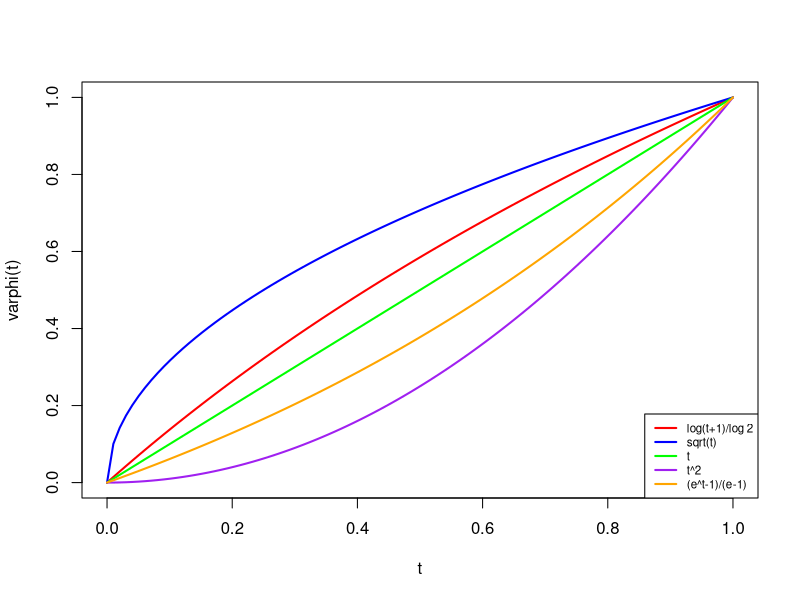
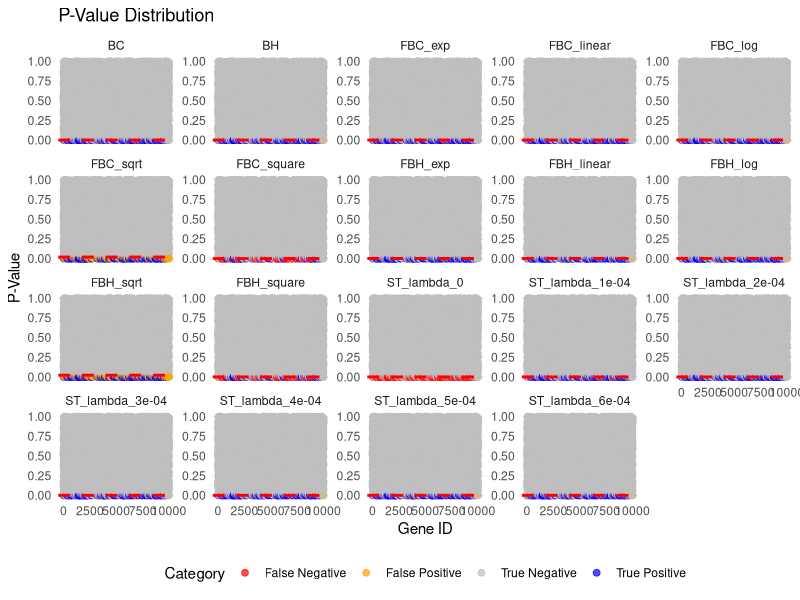
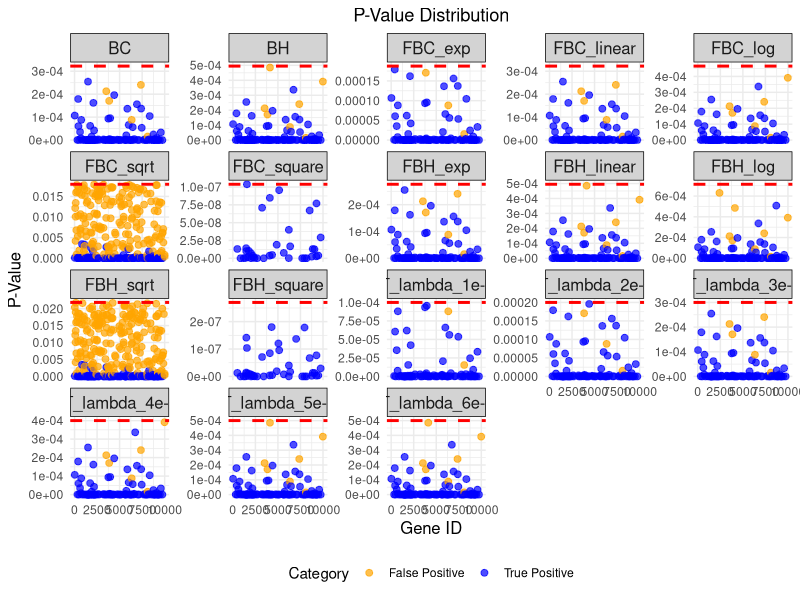
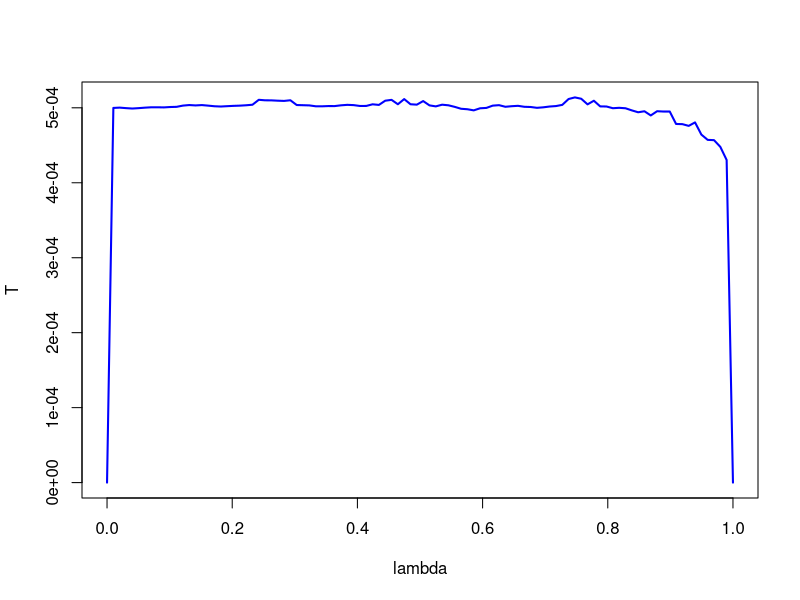

Here is the R script that generated these plots, in order:
# This code is part of the final project for 2024 Fall STAT 689. 
# You are free to use, modify, and distribute this code with proper attribution.
# For questions or feedback, please contact: chaoan@tamu.edu


# Load necessary packages
if (!requireNamespace("nloptr")) install.packages("nloptr")
library(nloptr)
if (!requireNamespace("tidyverse")) install.packages("tidyverse")
library(tidyverse)

# Parameter settings
set.seed(123)
n_genes <- 10000       # Number of genes
prop_effect <- 0.01    # Proportion of truly significant genes
alpha <- 0.05         # FDR threshold
reward <- 0.05        

# Construct hypotheses (H₀ and H₁)
true_effect <- sample(c(TRUE, FALSE), n_genes, replace = TRUE, prob = c(prop_effect, 1 - prop_effect))

# Simulated data
# - For H₀ (null hypothesis), generate test statistics that follow a standard normal distribution
# - For H₁ (alternative hypothesis), generate test statistics with a shift in the mean (e.g., mean = 2)
z_scores <- ifelse(true_effect, rnorm(n_genes, mean = 5, sd = 1), rnorm(n_genes, mean = 0, sd = 1))

# Convert z-scores to p-values
p_values <- 2 * (1 - pnorm(abs(z_scores)))

# Use the Benjamini-Hochberg method to adjust p-values
#adjusted_p_values <- p.adjust(p_values, method = "BH")

# Reject score function
RejectScore <- function(false_positive,true_positive) {
  RS =1/(1+exp(false_positive * (1 - reward)- true_positive * reward )) 
  return(RS)
}

# All methods and parameters
methods <- c("BH", "BC", "FBC", "FBH", "ST")
function_types <- c("log", "sqrt", "linear", "square", "exp")
lambdas <- seq(0, 0.0006, by = 0.0001)

# Define the custom function phi
Flexfunction <- function(function_type, x) {
  if (function_type == "log") {
    return(log(x + 1) / log(2))  # log(x+1)/(log(2))
  } else if (function_type == "sqrt") {
    return(sqrt(x))  # sqrt(x)
  } else if (function_type == "linear") {
    return(x)  # x
  } else if (function_type == "square") {
    return(x^2)  # x^2
  } else if (function_type == "exp") {
    return((exp(x) - 1) / (exp(1) - 1))  # (e^x-1)/(e-1)
  } else {
    stop("Invalid type")
  }
}

# Set range of x values
x <- seq(0, 1, length.out = 100)

# Calculate the values of each function
y1 <- sapply(x, function(x) Flexfunction("log", x))
y2 <- sapply(x, function(x) Flexfunction("sqrt", x))
y3 <- sapply(x, function(x) Flexfunction("linear", x))
y4 <- sapply(x, function(x) Flexfunction("square", x))
y5 <- sapply(x, function(x) Flexfunction("exp", x))

# Plot the functions
plot(x, y1, type = "l", col = "red", lwd = 2, ylim = c(0, 1),
     xlab = "t", ylab = "varphi(t)",)
lines(x, y2, col = "blue", lwd = 2)
lines(x, y3, col = "green", lwd = 2)
lines(x, y4, col = "purple", lwd = 2)
lines(x, y5, col = "orange", lwd = 2)
# Add a legend
legend("bottomright", 
       legend = c("log(t+1)/log 2", "sqrt(t)", "t", "t^2", "(e^t-1)/(e-1)"),
       col = c("red", "blue", "green", "purple", "orange"), 
       lwd = 2, 
       cex = 0.7)

# Calculate R_(t)
# Modified Reject function
Reject <- function(t, method, function_type = NULL) {
  if (method == "BC" || method == "BH"||method == "ST") {
    R <- sum(p_values <= t)
  } else if (method == "FBC" || method == "FBH") {
    phi <- Flexfunction(function_type, p_values)
    R <- sum(phi <= t)
  }
  return(R)
}

# Null proportion function
Npropo <- function(lambda) {
  Np = (1 + n_genes - Reject(lambda, "ST")) / ((1 - lambda) * n_genes)
  return(Np)
}

# Calculate m_(t)
m_t <- function(t, method, function_type = NULL, lambda = NULL) {
  if (method == "BH") {
    m = n_genes * t
  } else if (method == "BC") {
    m = 1 + sum(p_values >= 1 - t)
  } else if (method == "FBH") {
    target_function <- function(p) {
      return(Flexfunction(function_type, p) - t)
    }
    ur = uniroot(target_function, interval = c(0, 1))
    m = n_genes * ur$root
  } else if (method == "FBC") {
    phi <- Flexfunction(function_type, 1 - p_values)
    m = 1 + sum(phi <= t)
  } else if (method == "ST") {
    m = n_genes * Npropo(lambda) * t
  }
  return(m)
}

# Calculate threshold T
threshold <- function(alpha, method, function_type = NULL, lambda = NULL) {
  # Define interval D
  if (method == "ST") {
    D <- lambda
  } else if (method == "FBH" || method == "BH") {
    D <- 1
  } else {
    D <- 0.5
  }
  
  # Define constraint function
  resctrict_function <- function(t) {
    method_t <- m_t(t, method, function_type = function_type, lambda = lambda)
    reject_t <- Reject(t, method, function_type = function_type)
    return(method_t / max(1, reject_t) - alpha)
  }
  
  # Define objective function
  target_function <- function(t) {
    if (t < 0 || t > D || is.na(resctrict_function(t)) || resctrict_function(t) >= 0) {
      return(1e6) # Penalty value
    } else {
      return(-t) # Maximize t
    }
  }
  
  # Use nloptr for optimization
  op <- nloptr::nloptr(
    x0 = 0, # Starting point
    eval_f = target_function,
    lb = 0, # Lower bound
    ub = D, # Upper bound
    opts = list("algorithm" = "NLOPT_LN_COBYLA", "xtol_rel" = 1e-20)
  )
  
  # Check optimization result
  if (op$objective >= 1e6) {
    T <- 0 # If objective function value is too high, return 0
  } else {
    T <- -op$objective # Reverse to positive value
  }
  
  return(T)
}


# Output results table
results_base <- tibble(
  Gene_ID = 1:n_genes,
  True_Effect = true_effect,
  Z_Score = z_scores,
  P_Value = p_values
)
all_results <- list()
significants <- list()

# Calculate performance metrics
calculate_performance <- function(results, T) {
  true_positive <- sum(results$Significant & results$True_Effect)   # Correct discoveries
  false_positive <- sum(results$Significant & !results$True_Effect) # Incorrect discoveries
  false_negative <- sum(!results$Significant & results$True_Effect) # Undetected true signals
  true_negative <- sum(!results$Significant & !results$True_Effect) # Correct rejections
  
  # FDR (False Discovery Rate) = FP / (FP + TP)
  fdr <- false_positive / (max(0,false_positive + true_positive))
  find_power <- true_positive / (true_positive + false_negative) # Statistical power
  Reject_Rate <-(false_positive + true_positive)/n_genes
  RejectS=RejectScore(false_positive,true_positive)
  # Return performance metrics
  performance <- tibble(
    Metric = c("True Positive", "False Positive", "True Negative", "False Negative", "Threshold","Reject Rate","Reject Score", "FDR", "Finding Power"),
    Value = c(true_positive, false_positive, true_negative, false_negative, T,Reject_Rate, RejectS,fdr, find_power)
  )
  
  return(performance)
}

# Loop for method determination
for (method in methods) {
  if (method == "ST") {
    for (lambda in lambdas) {
      threshold_value <- threshold(alpha, method, lambda = lambda)
      significant <- p_values <= threshold_value
      significants[[paste(method, "lambda", lambda, sep = "_")]] <- significant
      results <- bind_cols(results_base, tibble(
        Threshold_T = threshold_value,
        Significant = significant))
      performance <- calculate_performance(results, threshold_value)
      all_results[[paste(method, "lambda", lambda, sep = "_")]] <- list(
        results = results,
        performance = performance
      )
    }
  } else if (method == "FBC" | method == "FBH") {
    for (function_type in function_types) {
      threshold_value <- threshold(alpha, method, function_type = function_type)
      significant <- p_values <= threshold_value
      significants[[paste(method, function_type, sep = "_")]] <- significant
      results <- bind_cols(results_base, tibble(
        Threshold_T = threshold_value,
        Significant = significant
      ))
      
      # Calculate performance metrics
      performance <- calculate_performance(results, threshold_value)
      
      # Save to results table
      all_results[[paste(method, function_type, sep = "_")]] <- list(
        results = results,
        performance = performance)
    }
  } else {
    threshold_value <- threshold(alpha, method)
    significant <- p_values <= threshold_value
    significants[[method]] <- significant
    results <- bind_cols(results_base, tibble(
      Threshold_T = threshold_value,
      Significant = significant
    ))
    
    # Calculate performance metrics
    performance <- calculate_performance(results, threshold_value)
    
    # Save to results table
    all_results[[method]] <- list(
      results = results,
      performance = performance
    )
  }
}

# Print all method results and performance metrics
for (result_key in names(all_results)) {
  cat("Method:", result_key, "\n")
  print(all_results[[result_key]]$results)
  print(all_results[[result_key]]$performance)
  cat("\n\n")
}

# Visualize the results
# Count the categorized results by method and add method name to the data frame
category_summary_all <- bind_rows(
  lapply(names(all_results), function(result_key) {
    # Extract the threshold value for the current method
    threshold_value <- all_results[[result_key]]$results$Threshold_T[1]  # Assuming the threshold value is the same for all rows in the method
    
    all_results[[result_key]]$results %>%
      mutate(Method = result_key,  # Use result_key as method name
             Threshold_T = threshold_value) %>%  # Add Threshold_T column
      mutate(
        Category = case_when(
          Significant & True_Effect ~ "True Positive",
          Significant & !True_Effect ~ "False Positive",
          !Significant & True_Effect ~ "False Negative",
          !Significant & !True_Effect ~ "True Negative"
        )
      ) %>%
      count(Method, Category, Threshold_T)  # Count by method, category, and threshold
  })
)

# Calculate FDR and add it to the table
category_summary_table <- category_summary_all %>%
  pivot_wider(names_from = Category, values_from = n, values_fill = 0) %>%
  mutate(
    FDR = `False Positive` / max(1,(`False Positive` + `True Positive`)),  # Calculate FDR
    Find_Power = `True Positive` / (`True Positive` + `False Negative`),  # Calculate Find Power
    Reject_Rate = (`False Positive` + `True Positive`) / n_genes,  # Calculate Reject Rate
    RejectS = RejectScore(`False Positive`, `True Positive`)  # Calculate Reject Score
  )

print(category_summary_table)

# Combine all results into a large data frame and add method column
visualization_data <- bind_rows(
  lapply(names(all_results), function(result_key) {
    all_results[[result_key]]$results %>%
      mutate(Method = result_key) %>%  # Use result_key as method name
      mutate(
        Category = case_when(
          Significant & True_Effect ~ "True Positive",
          Significant & !True_Effect ~ "False Positive",
          !Significant & True_Effect ~ "False Negative",
          !Significant & !True_Effect ~ "True Negative"
        )
      )
  })
)

# Create facet plot, facet by method
visualization_data %>%
  ggplot(aes(x = Gene_ID, y = P_Value, color = Category)) +
  geom_point(alpha = 0.7, size = 2) +
  geom_hline(aes(yintercept = Threshold_T), linetype = "dashed", color = "red", linewidth = 1) +
  scale_color_manual(
    values = c(
      "True Positive" = "blue",
      "False Positive" = "orange",
      "True Negative" = "gray",
      "False Negative" = "red"
    )
  ) +
  labs(
    title = "P-Value Distribution",
    x = "Gene ID",
    y = "P-Value",
    color = "Category"
  ) +
  theme_minimal() +
  theme(legend.position = "bottom") +
  facet_wrap(~ Method, scales = "free_y")  # Facet by method

# Filtered visualization
visualization_data %>%
  # Filter the part where P-Value is between 0 and Threshold_T
  filter(P_Value <= Threshold_T) %>%
  ggplot(aes(x = Gene_ID, y = P_Value, color = Category)) +
  geom_point(alpha = 0.7, size = 2) +
  geom_hline(aes(yintercept = Threshold_T), linetype = "dashed", color = "red", linewidth = 1) +
  scale_color_manual(
    values = c(
      "True Positive" = "blue",
      "False Positive" = "orange",
      "True Negative" = "gray",
      "False Negative" = "red"
    )
  ) +
  ggtitle("P-Value Distribution") +  # Add global title at the center of the plot
  labs(
    x = "Gene ID",
    y = "P-Value",
    color = "Category"
  ) +
  theme_minimal() +
  theme(
    legend.position = "bottom",
    axis.title.x = element_text(size = 12),  # x-axis title
    axis.title.y = element_text(size = 12),  # y-axis title
    strip.background = element_rect(fill = "lightgray", color = "black"),  # Facet label background
    strip.text = element_text(size = 12),  # Facet label font size
    plot.title = element_text(hjust = 0.5)  # Center the global title
  ) +
  facet_wrap(~ Method, scales = "free_y", labeller = label_value)  # Use Method for faceting

# plot the threshold of ST method
x <- seq(0, 1, length.out = 100)
y <- numeric(length(x))
for (i in 1:length(x)) {
  y[i] <- threshold(0.05,"ST",lambda = (x[i]))
}
# 
plot(x, y, type = "l", col = "blue", lwd = 2, 
     xlab = "lambda", ylab = "T")

